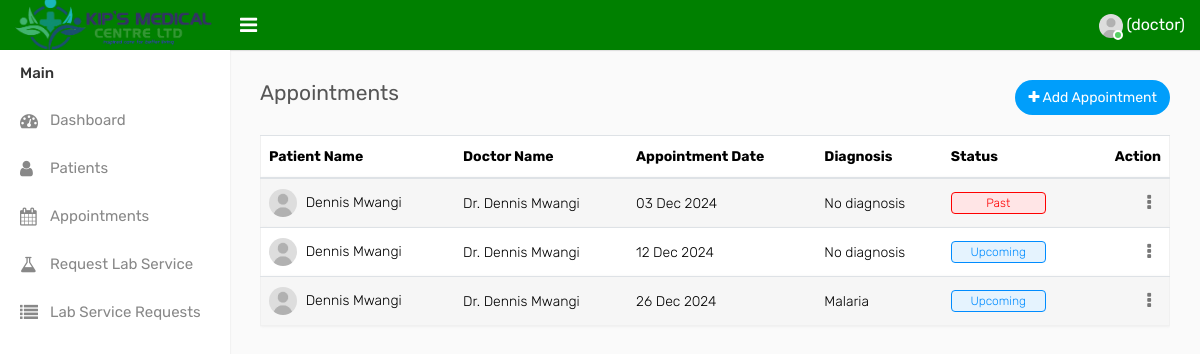
The page /appointments (signed in) on the database its author committed.
### models/users.py (models this page shows, shortened)
class User(UserMixin, db.Model):
    __tablename__ = 'users'
    id = db.Column(db.Integer, primary_key=True)
    email = db.Column(db.String(150), unique=True, nullable=False)
    password_hash = db.Column(db.String(255), nullable=False)
    role = db.Column(db.String(50), nullable=False)
    doctor_id = db.Column(db.Integer, db.ForeignKey('doctors.id'), nullable=True)
    doctor = db.relationship('Doctor', backref=db.backref('user', uselist=False), foreign_keys=[doctor_id])
    created_at = db.Column(db.DateTime, default=datetime.utcnow)
    last_login = db.Column(db.DateTime, nullable=True)
    is_active = db.Column(db.Boolean, default=True)

### models/patient_records.py (models this page shows)
class PatientRecord(db.Model):
    __tablename__ = 'patient_records'
    id = db.Column(db.Integer, primary_key=True)
    patient_id = db.Column(db.Integer, db.ForeignKey('patients.id'), nullable=False)
    doctor_id = db.Column(db.Integer, db.ForeignKey('doctors.id'), nullable=False)
    diagnosis = db.Column(db.Text, nullable=True)
    prescription = db.Column(db.Text)
    notes = db.Column(db.Text)
    next_visit = db.Column(db.Date)
    created_at = db.Column(db.DateTime, default=datetime.utcnow)
    patient = db.relationship('Patient', backref=db.backref('records', lazy=True))
    doctor = db.relationship('Doctor', backref=db.backref('patient_records', lazy=True))

### models/patients.py (models this page shows, shortened)
class Patient(db.Model):
    __tablename__ = "patients"
    id = Column(Integer, primary_key=True, autoincrement=True)
    first_name = Column(String(100), nullable=False)
    last_name = Column(String(100), nullable=False)
    email = Column(String(150), nullable=True)
    address = Column(String(), nullable=True)
    gender = Column(String(10), nullable=False)
    phone = Column(String(15), nullable=False)
    dob=Column(Date, nullable=True)

### models/doctors.py (models this page shows, shortened)
class Doctor(db.Model):
    __tablename__ = "doctors"
    id = Column(Integer, primary_key=True, autoincrement=True)
    first_name = Column(String(100), nullable=False)
    last_name = Column(String(100), nullable=False)
    email = Column(String(150), nullable=False)
    password = Column(String(255), nullable=False)  # Store hashed passwords
    gender = Column(String(10), nullable=False)  # e.g., Male/Female/Other
    phone = Column(String(15), nullable=False)
    status = Column(Boolean, default=True)  # Active (True) or Inactive (False)

### main.py (the view)
@app.route('/appointments')
@login_required
def appointments():
    today = datetime.now().date()
    appointments = PatientRecord.query.filter(
        PatientRecord.next_visit != None
    ).order_by(PatientRecord.next_visit).all()
    for record in appointments:
        if record.diagnosis is None:
            record.diagnosis = ''
    return render_template('appointments.html', appointments=appointments, today=today)

### main.py (called while the page is built)
@login_manager.user_loader
def load_user(user_id):
    return User.query.get(int(user_id))

### templates/appointments.html (shortened to what this page needs)
{% extends "base.html" %}
{% block content %}
<div class="page-wrapper">
    <div class="content">
        <div class="row">
            <div class="col-sm-4 col-3">
                <h4 class="page-title">Appointments</h4>
            </div>
            <div class="col-sm-8 col-9 text-right m-b-20">
                <a href="{{ url_for('add_appointment') }}" class="btn btn btn-primary btn-rounded float-right"><i class="fa fa-plus"></i> Add Appointment</a>
            </div>
        </div>
        <div class="row">
            <div class="col-md-12">
                <div class="table-responsive">
                    <table class="table table-striped custom-table">
                        <thead>
                            <tr>
                                <th>Patient Name</th>
                                <th>Doctor Name</th>
                                <th>Appointment Date</th>
                                <th>Diagnosis</th>
                                <th>Status</th>
                                <th class="text-right">Action</th>
                            </tr>
                        </thead>
                        <tbody>
                            {% for record in appointments %}
                            <tr>
                                <td>
                                    <img width="28" height="28" src="/static/assets/img/user.jpg" class="rounded-circle m-r-5" alt="">
                                    {{ record.patient.first_name }} {{ record.patient.last_name }}
                                </td>
                                <td>Dr. {{ record.doctor.first_name }} {{ record.doctor.last_name }}</td>
                                <td>{{ record.next_visit.strftime('%d %b %Y') if record.next_visit else '' }}</td>
                                <td>
                                    {% if record.diagnosis %}
                                        {{ record.diagnosis[:50] + '...' if record.diagnosis|length > 50 else record.diagnosis }}
                                    {% else %}
                                        No diagnosis
                                    {% endif %}
                                </td>
                                <td>
                                    {% if record.next_visit and record.next_visit < today %}
                                        <span class="custom-badge status-red">Past</span>
                                    {% elif record.next_visit and record.next_visit == today %}
                                        <span class="custom-badge status-green">Today</span>
                                    {% elif record.next_visit %}
                                        <span class="custom-badge status-blue">Upcoming</span>
                                    {% else %}
                                        <span class="custom-badge status-red">No Date</span>
                                    {% endif %}
                                </td>
                                <td class="text-right">
                                    <div class="dropdown dropdown-action">
                                        <a href="#" class="action-icon dropdown-toggle" data-toggle="dropdown" aria-expanded="false">
                                            <i class="fa fa-ellipsis-v"></i>
                                        </a>
                                    </div>
                                </td>
                            </tr>
                            {% endfor %}
                        </tbody>
                    </table>
                </div>
            </div>
        </div>
    </div>
</div>
{% endblock %}

### templates/base.html (shortened to what this page needs)
<!DOCTYPE html>
<html lang="en">
<head>
    <link rel="stylesheet" type="text/css" href="/static/assets/css/bootstrap.min.css">
    <link rel="stylesheet" type="text/css" href="/static/assets/css/font-awesome.min.css">
    <link rel="stylesheet" type="text/css" href="/static/assets/css/select2.min.css">
    <link rel="stylesheet" type="text/css" href="/static/assets/css/bootstrap-datetimepicker.min.css">
    <link rel="stylesheet" type="text/css" href="/static/assets/css/style.css">
</head>
<body>
    <div class="main-wrapper">
        <div class="header">
			<div class="header-left">
				<a href="index-2.html" class="logo">
					<img src="/static/assets/img/kipsnobglogo.png" width="200" height="60" alt="">
				</a>
			</div>
			<a id="toggle_btn" href="javascript:void(0);"><i class="fa fa-bars"></i></a>
            <ul class="nav user-menu float-right">
                <li class="nav-item dropdown">
                    {% if current_user.is_authenticated %}
                    <a href="#" class="dropdown-toggle" data-toggle="dropdown">
                        <span class="user-img">
                            <img class="rounded-circle" src="{{ url_for('static', filename='img/user.jpg') }}" width="31" alt="{{ current_user.username }}">
                            <span class="status online"></span>
                        </span>
                        <span>{{ current_user.username }} ({{ current_user.role }})</span>
                    </a>
                    {% else %}
                    <a href="{{ url_for('login') }}" class="nav-link">Login</a>
                    {% endif %}
                </li>
            </ul>
        </div>
        <div class="sidebar" id="sidebar">
            <div class="sidebar-inner slimscroll">
                <div id="sidebar-menu" class="sidebar-menu">
                    <ul>
                        <li class="menu-title">Main</li>
                        <li>
                            <a href="{{ url_for('index') }}"><i class="fa fa-dashboard"></i> <span>Dashboard</span></a>
                        </li>
                        {% if current_user.is_authenticated %}
                            {% if current_user.role in ['admin', 'doctor'] %}
                            <li>
                                <a href="{{ url_for('patient') }}"><i class="fa fa-user"></i> <span>Patients</span></a>
                            </li>
                            <li>
                                <a href="{{ url_for('appointments') }}"><i class="fa fa-calendar"></i> <span>Appointments</span></a>
                            </li>
                            {% endif %}
                            {% if current_user.is_authenticated and current_user.role == 'doctor' %}
                            <li class="menu-item">
                                <a href="{{ url_for('request_lab_service') }}">
                                    <i class="fa fa-flask"></i>
                                    <span>Request Lab Service</span>
                                </a>
                            </li>
                            <li class="menu-item">
                                <a href="{{ url_for('view_lab_service_requests') }}">
                                    <i class="fa fa-list"></i>
                                    <span>Lab Service Requests</span>
                                </a>
                            </li>
                            {% endif %}
                        {% endif %}
                    </ul>
                </div>
            </div>
        </div>
        {% block content %}{% endblock %}
    </div>
</body>
</html>

### rows shown on the page
User: role "doctor"
PatientRecord: patient.first_name "Dennis", patient.last_name "Mwangi", doctor.first_name "Dennis", doctor.last_name "Mwangi", next_visit "03 Dec 2024", shows "No diagnosis", shows "Past"
PatientRecord: patient.first_name "Dennis", patient.last_name "Mwangi", doctor.first_name "Dennis", doctor.last_name "Mwangi", next_visit "12 Dec 2024", shows "No diagnosis", shows "Upcoming"
PatientRecord: patient.first_name "Dennis", patient.last_name "Mwangi", doctor.first_name "Dennis", doctor.last_name "Mwangi", next_visit "26 Dec 2024", diagnosis "Malaria", shows "Upcoming"
